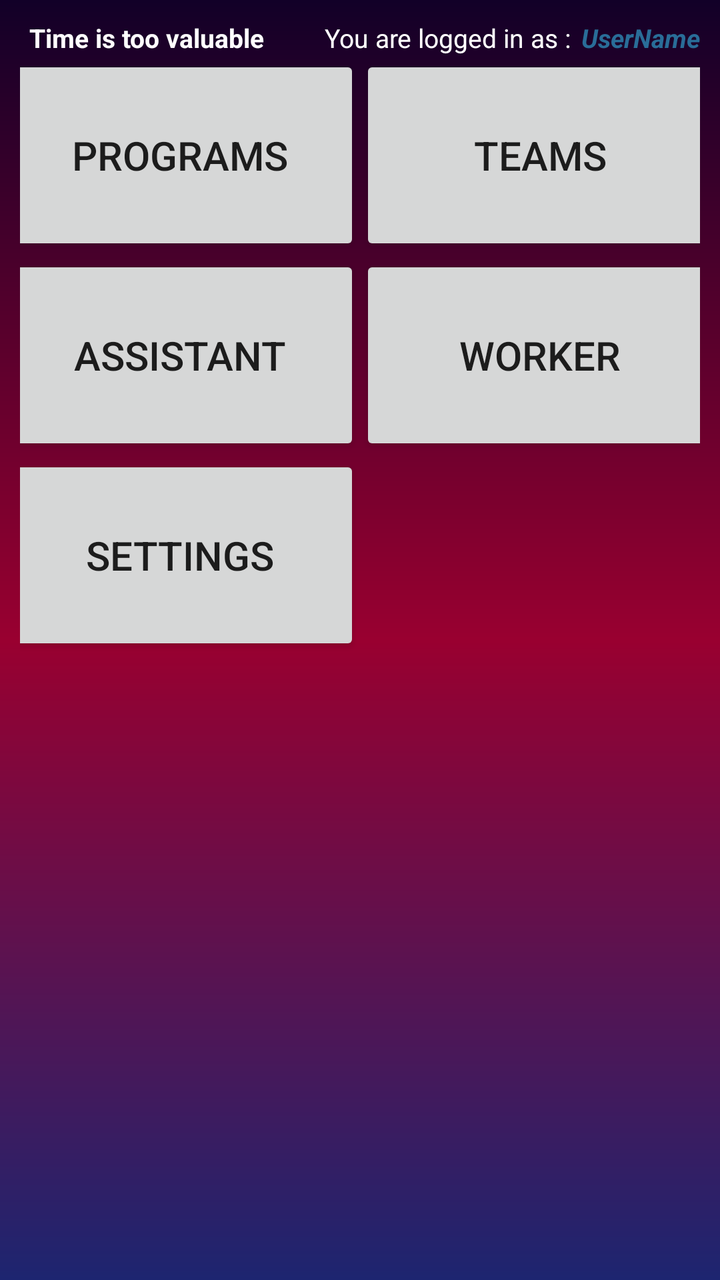
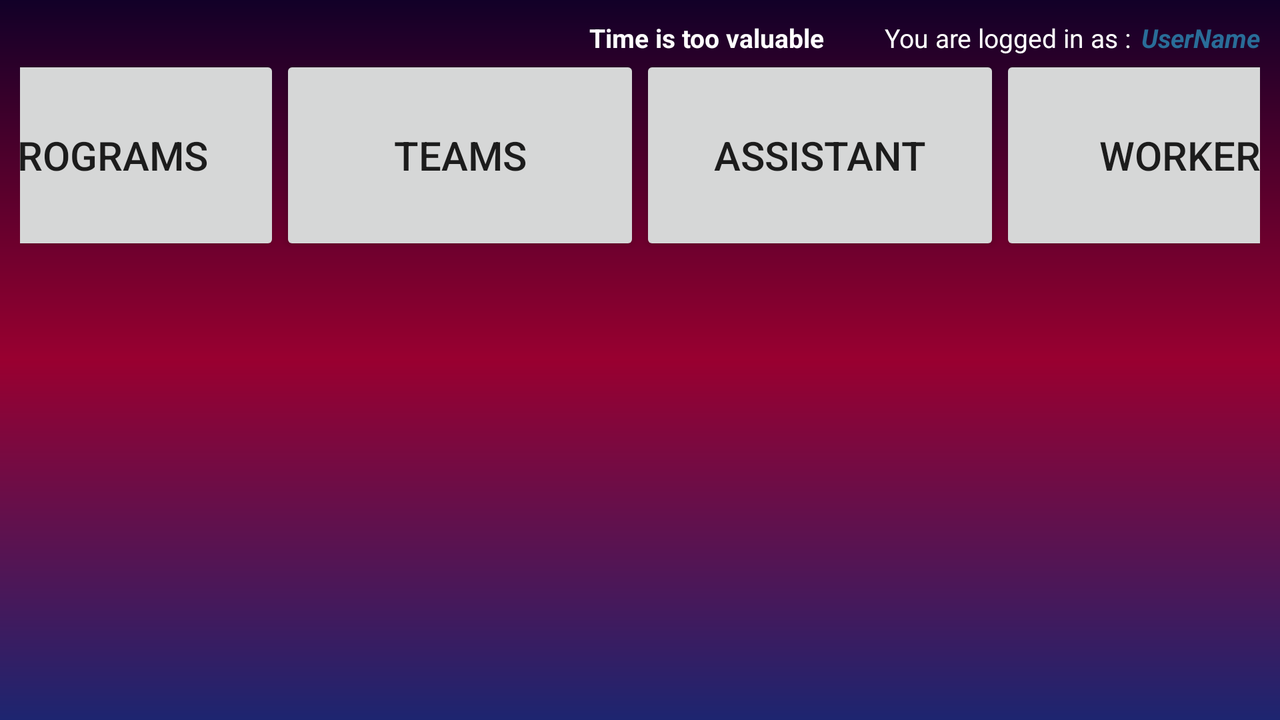

First picture: res/layout/ on a phone held upright. Second picture: the repository's own variant of that layout, on a device whose configuration matches the variant's folder. Source for both follows.
<!-- AndroidManifest.xml: application theme NoBar -->
<!-- res/layout/activity_owsla.xml -->
<?xml version="1.0" encoding="utf-8"?>
<LinearLayout
    xmlns:android="http://schemas.android.com/apk/res/android"
    android:orientation="vertical"
    android:layout_width="match_parent"
    android:layout_height="match_parent"
    android:background="@drawable/custom_background">

    <LinearLayout
        android:layout_width="match_parent"
        android:layout_height="match_parent"
        android:layout_margin="10sp"
        android:orientation="vertical">

        <LinearLayout
            android:layout_width="match_parent"
            android:layout_height="wrap_content"
            android:orientation="horizontal"
            android:gravity="end">

            <TextView
                android:id="@+id/OWSLADateTime"
                android:layout_width="wrap_content"
                android:layout_height="wrap_content"
                android:layout_marginRight="30sp"
                android:text="Time is too valuable"
                android:textStyle="bold"
                android:textColor="@color/White"
                android:textSize="13sp">
            </TextView>

            <TextView
                android:layout_width="wrap_content"
                android:layout_height="wrap_content"
                android:layout_marginRight="5sp"
                android:text="@string/OWSLAConnect"
                android:textColor="@color/White"
                android:textSize="13sp">

            </TextView>

            <TextView
                android:id="@+id/OWSLAUserName"
                android:layout_width="wrap_content"
                android:layout_height="wrap_content"
                android:text="UserName"
                android:textStyle="bold|italic"
                android:textColor="@color/Blue"
                android:textSize="13sp">
            </TextView>

        </LinearLayout>//OWSLAUserName OWSLADateTime

        <ScrollView
            android:layout_width="match_parent"
            android:layout_height="match_parent"
            android:scrollbars="horizontal">

            <LinearLayout
                android:layout_width="match_parent"
                android:layout_height="wrap_content">

                <LinearLayout
                    android:layout_width="match_parent"
                    android:layout_height="match_parent"
                    android:orientation="vertical">

                    <LinearLayout
                        android:layout_width="match_parent"
                        android:layout_height="wrap_content"
                        android:orientation="horizontal"
                        android:gravity="center">

                        <Button
                            android:id="@+id/OWSLAPrograms"
                            android:layout_width="180sp"
                            android:layout_height="100sp"
                            android:text="@string/OWSLAGenerateProgramBar"
                            android:textSize="20sp">

                        </Button>//OWSLAPrograms

                        <Button
                            android:id="@+id/OWSLATeams"
                            android:layout_width="180sp"
                            android:layout_height="100sp"
                            android:text="@string/OWSLATeamBar"
                            android:textSize="20sp">

                        </Button>//OWSLATeams


                    </LinearLayout>//Row 1

                    <LinearLayout
                        android:layout_width="match_parent"
                        android:layout_height="wrap_content"
                        android:orientation="horizontal"
                        android:gravity="center">

                        <Button
                            android:id="@+id/OWSLAAssistants"
                            android:layout_width="180sp"
                            android:layout_height="100sp"
                            android:text="@string/OWSLAAssistant"
                            android:textSize="20sp">

                        </Button>//OWSLAAssistants

                        <Button
                            android:id="@+id/OWSLAWorkers"
                            android:layout_width="180sp"
                            android:layout_height="100sp"
                            android:text="@string/OWSLAWorker"
                            android:textSize="20sp">

                        </Button>//OWSLAWorkers

                    </LinearLayout>//Row 2

                    <LinearLayout
                        android:layout_width="match_parent"
                        android:layout_height="wrap_content"
                        android:orientation="horizontal"
                        android:gravity="center">

                        <Button
                            android:id="@+id/OWSLASettings"
                            android:layout_width="180sp"
                            android:layout_height="100sp"
                            android:text="@string/OWSLASettings"
                            android:textSize="20sp">

                        </Button>//OWSLASettings

                        <Button
                            android:layout_width="180sp"
                            android:layout_height="100sp"
                            android:text="@string/OWSLAWorker"
                            android:textSize="20sp"
                            android:visibility="invisible">

                        </Button>

                    </LinearLayout>//Row 3

                </LinearLayout>//You can touch
            </LinearLayout>//Inside Scroll don't touch
        </ScrollView>//Scroll
    </LinearLayout>//Outside Scroll
</LinearLayout>
<!-- resources referenced by this layout -->
<resources>
  <color name="Blue">#296d98</color>
  <color name="White">#ffffff</color>
  <!-- drawable custom_background (drawable) -->
  <?xml version="1.0" encoding="utf-8"?>
  <shape
      xmlns:android="http://schemas.android.com/apk/res/android"
      android:shape="rectangle">
  
      <gradient
          android:angle="90"
          android:startColor="#1d2570"
          android:centerColor="#990030"
          android:endColor="#120028"
          android:type="linear">
  
      </gradient>
  </shape>
  <string name="OWSLAAssistant">Assistant</string>
  <string name="OWSLAConnect">You are logged in as :</string>
  <string name="OWSLAGenerateProgramBar">Programs</string>
  <string name="OWSLASettings">Settings</string>
      =============================OWSLAProgram=======================================================
  <string name="OWSLATeamBar">Teams</string>
  <string name="OWSLAWorker">Worker</string>
  <style name="NoBar" parent="Theme.AppCompat.DayNight.NoActionBar">
          
          <item name="colorPrimary">@color/colorPrimary</item>
          <item name="colorPrimaryDark">#120028</item> //Toolbar color
          <item name="colorAccent">@color/colorAccent</item>
      </style>
  <color name="colorPrimary">#6200EE</color>
  <color name="colorAccent">#ffffff</color>
</resources>
<!-- res/layout-land/activity_owsla.xml (the author's variant of the layout above) -->
<!-- drawn on the phone turned sideways -->
<?xml version="1.0" encoding="utf-8"?>
<LinearLayout
    xmlns:android="http://schemas.android.com/apk/res/android"
    android:orientation="vertical"
    android:layout_width="match_parent"
    android:layout_height="match_parent"
    android:background="@drawable/custom_background">

    <LinearLayout
        android:layout_width="match_parent"
        android:layout_height="match_parent"
        android:layout_margin="10sp"
        android:orientation="vertical">

        <LinearLayout
            android:layout_width="match_parent"
            android:layout_height="wrap_content"
            android:orientation="horizontal"
            android:gravity="end">

            <TextView
                android:id="@+id/OWSLADateTime"
                android:layout_width="wrap_content"
                android:layout_height="wrap_content"
                android:layout_marginRight="30sp"
                android:text="Time is too valuable"
                android:textStyle="bold"
                android:textColor="@color/White"
                android:textSize="13sp">
            </TextView>

            <TextView
                android:layout_width="wrap_content"
                android:layout_height="wrap_content"
                android:layout_marginRight="5sp"
                android:text="@string/OWSLAConnect"
                android:textColor="@color/White"
                android:textSize="13sp">

            </TextView>

            <TextView
                android:id="@+id/OWSLAUserName"
                android:layout_width="wrap_content"
                android:layout_height="wrap_content"
                android:text="UserName"
                android:textStyle="bold|italic"
                android:textColor="@color/Blue"
                android:textSize="13sp">
            </TextView>

        </LinearLayout>//OWSLAUserName OWSLADateTime

        <ScrollView
            android:layout_width="match_parent"
            android:layout_height="match_parent"
            android:scrollbars="horizontal">

            <LinearLayout
                android:layout_width="match_parent"
                android:layout_height="wrap_content">

                <LinearLayout
                    android:layout_width="match_parent"
                    android:layout_height="match_parent"
                    android:orientation="vertical">


                    <LinearLayout
                        android:layout_width="match_parent"
                        android:layout_height="wrap_content"
                        android:orientation="horizontal"
                        android:gravity="center">

                        <Button
                            android:id="@+id/OWSLAPrograms"
                            android:layout_width="180sp"
                            android:layout_height="100sp"
                            android:text="@string/OWSLAGenerateProgramBar"
                            android:textSize="20sp">

                        </Button>

                        <Button
                            android:id="@+id/OWSLATeams"
                            android:layout_width="180sp"
                            android:layout_height="100sp"
                            android:text="@string/OWSLATeamBar"
                            android:textSize="20sp">

                        </Button>

                        <Button
                            android:id="@+id/OWSLAAssistants"
                            android:layout_width="180sp"
                            android:layout_height="100sp"
                            android:text="@string/OWSLAAssistant"
                            android:textSize="20sp">

                        </Button>

                        <Button
                            android:id="@+id/OWSLAWorkers"
                            android:layout_width="180sp"
                            android:layout_height="100sp"
                            android:text="@string/OWSLAWorker"
                            android:textSize="20sp">

                        </Button>

                    </LinearLayout>//Row 1

                </LinearLayout>//You can touch
            </LinearLayout>//Inside Scroll don't touch
        </ScrollView>//Scroll
    </LinearLayout>//Outside Scroll
</LinearLayout>
<!-- resources referenced by the variant -->
<!-- as the phone turned sideways resolves them -->
<resources>
  <color name="Blue">#296d98</color>
  <color name="White">#ffffff</color>
  <!-- drawable custom_background (drawable) -->
  <?xml version="1.0" encoding="utf-8"?>
  <shape
      xmlns:android="http://schemas.android.com/apk/res/android"
      android:shape="rectangle">
  
      <gradient
          android:angle="90"
          android:startColor="#1d2570"
          android:centerColor="#990030"
          android:endColor="#120028"
          android:type="linear">
  
      </gradient>
  </shape>
  <string name="OWSLAAssistant">Assistant</string>
  <string name="OWSLAConnect">You are logged in as :</string>
  <string name="OWSLAGenerateProgramBar">Programs</string>
  <string name="OWSLATeamBar">Teams</string>
  <string name="OWSLAWorker">Worker</string>
  <style name="NoBar" parent="Theme.AppCompat.DayNight.NoActionBar">
          
          <item name="colorPrimary">@color/colorPrimary</item>
          <item name="colorPrimaryDark">#120028</item> //Toolbar color
          <item name="colorAccent">@color/colorAccent</item>
      </style>
  <color name="colorPrimary">#6200EE</color>
  <color name="colorAccent">#ffffff</color>
</resources>
